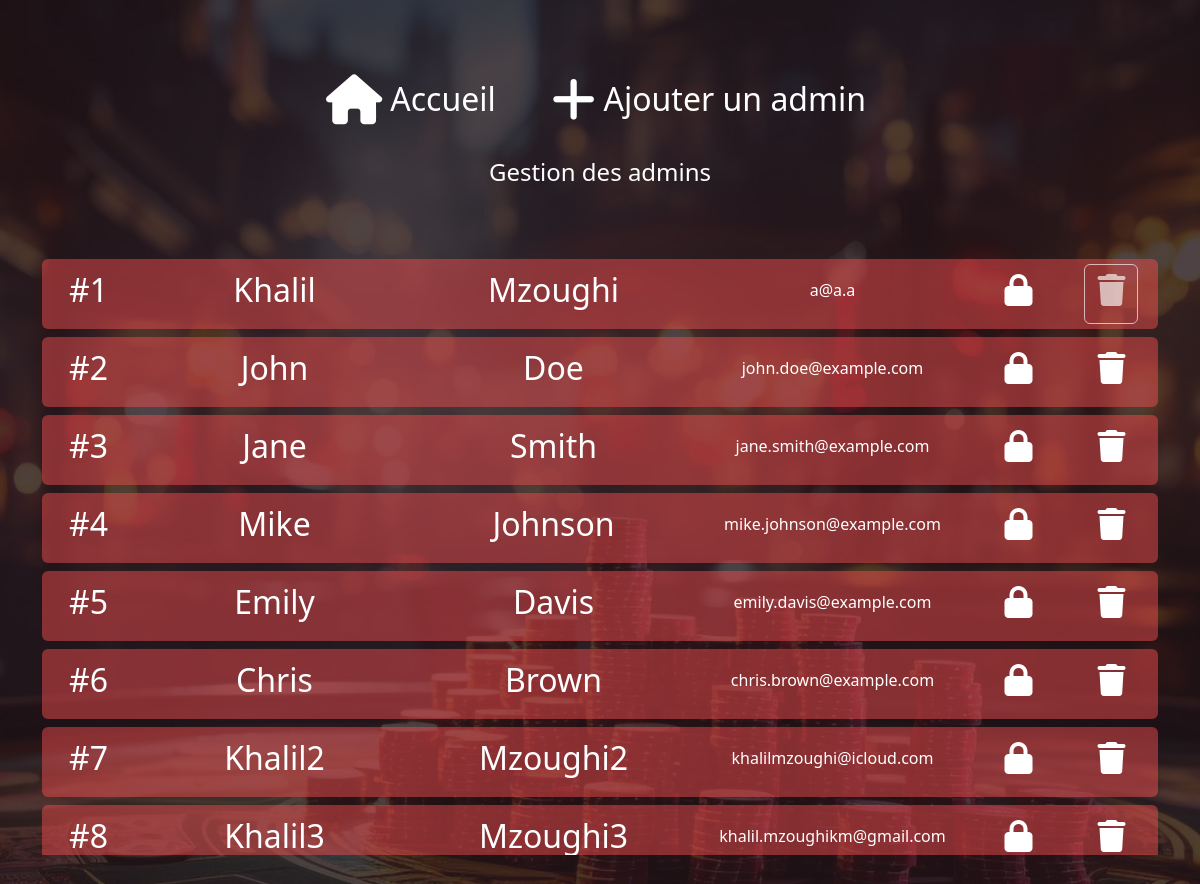
Screenshot of /admins (signed in) with the database file from the repository.
### entities/admin.py (models this page shows, shortened)
class Admin(db.Model):
    __tablename__ = 'admins'
    id = db.Column(db.Integer, primary_key=True)
    first_name = db.Column(db.String(50), nullable=False)
    last_name = db.Column(db.String(50), nullable=False)
    email = db.Column(db.String(100), unique=True, nullable=False)
    password = db.Column(db.String(6), nullable=False)
    created_by = db.Column(db.Integer, db.ForeignKey('admins.id'))
    created_at = db.Column(db.DateTime, default=db.func.current_timestamp())
    creator = db.relationship('Admin', remote_side=[id], backref='created_admins')
    def to_dict(self):
        return {
            'id': self.id,
            'first_name': self.first_name,
            'last_name': self.last_name,
            'email': self.email,
        }

### app.py (the view)
@app.route('/admins', methods=['GET'])
def admins():
    if is_admin_logged_in():
        message = request.args.get('message')
        if not message:
            message = ''
        error = request.args.get('error')
        if not error:
            error = ''
        admins = Admin.query.all()
        admins_list = [admin.to_dict() for admin in admins]
        return render_template('admins.html', current_admin = session['admin_id'] , admins = admins_list, message=message, error=error)
    return redirect(url_for('login'))

### app.py (called while the page is built)
def is_admin_logged_in():
    if 'admin_id' in session and 'user_type' in session:
        if session.get('user_type') == 'admin':
            admin_id = session.get('admin_id')
            admin = Admin.query.get(admin_id)
            if admin:
                return True
    return False

### templates/admins.html (shortened to what this page needs)
{% extends "layout.html" %}
{% block content %}
    <div class="container d-flex flex-column justify-content-center align-items-center p-5"
         style="min-height: 100%; height: 100%;">
        <div class="text-white mb-2 d-flex align-items-center">
            <a href="./menu" class="text-decoration-none text-white d-flex align-items-center p-2 m-3">
                <i class="fa-solid fa-house" style="font-size: 50px;"></i>
                <h2 class="m-2">Accueil</h2>
            </a>
            <a class="text-decoration-none text-white d-flex align-items-center p-2 m-3" data-bs-toggle="modal"
               data-bs-target="#addAdmin">
                <i class="fa-solid fa-plus" style="font-size: 50px;"></i>
                <h2 class="m-2">Ajouter un admin</h2>
            </a>
        </div>
        <div class="text-white text-center"><h4>Gestion des admins</h4></div>
    </div>
    <div class="d-flex">
        <div class="container align-self-center mx-auto" style="height: 50vh; overflow-y: auto; overflow-x: auto;">
            {% for admin in admins %}
                <div class="row text-white text-center ranking-row d-flex justify-content-center align-items-center rounded mb-2">
                    <div class="col-1"><h2>#{{ admin.id }}</h2></div>
                    <div class="col-3"><h2>{{ admin.first_name }}</h2></div>
                    <div class="col-3"><h2>{{ admin.last_name }}</h2></div>
                    <div class="col-3"><h6>{{ admin.email }}</h6></div>
                    <div class="col-1">
                        <form action='../reset-password' method="post">
                            <button class="btn text-white" type="submit"><h2><i class="fa-solid fa-lock"></i></h2>
                            </button>
                        </form>
                    </div>
                    <div class="col-1">
                        <form action='../delete-admin' method="post" >
                            <button class="btn text-white" type="submit" {{ "disabled" if admin.id == current_admin }}><h2><i class="fa-solid fa-trash"></i></h2>
                            </button>
                        </form>
                    </div>
                </div>
            {% endfor %}
        </div>
    </div>
{% endblock %}

### rows the page displays
Admin: id "1", first_name "Khalil", last_name "Mzoughi", email "a@a.a"
Admin: id "2", first_name "John", last_name "Doe", email "john.doe@example.com"
Admin: id "3", first_name "Jane", last_name "Smith", email "jane.smith@example.com"
Admin: id "4", first_name "Mike", last_name "Johnson", email "mike.johnson@example.com"
Admin: id "5", first_name "Emily", last_name "Davis", email "emily.davis@example.com"
Admin: id "6", first_name "Chris", last_name "Brown", email "chris.brown@example.com"
Admin: id "7", first_name "Khalil2", last_name "Mzoughi2", email "khalilmzoughi@icloud.com"
Admin: id "8", first_name "Khalil3", last_name "Mzoughi3", email "khalil.mzoughikm@gmail.com"
